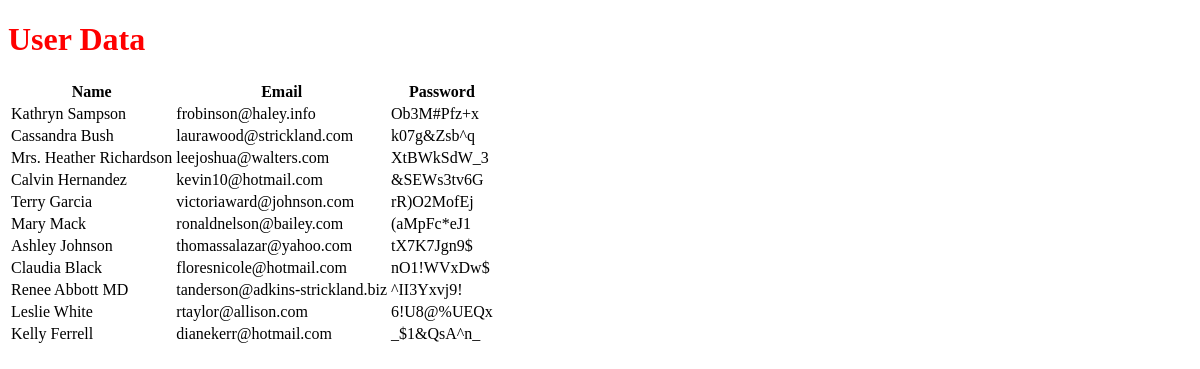
Page /second_app/user_data/ on the earlier database version.
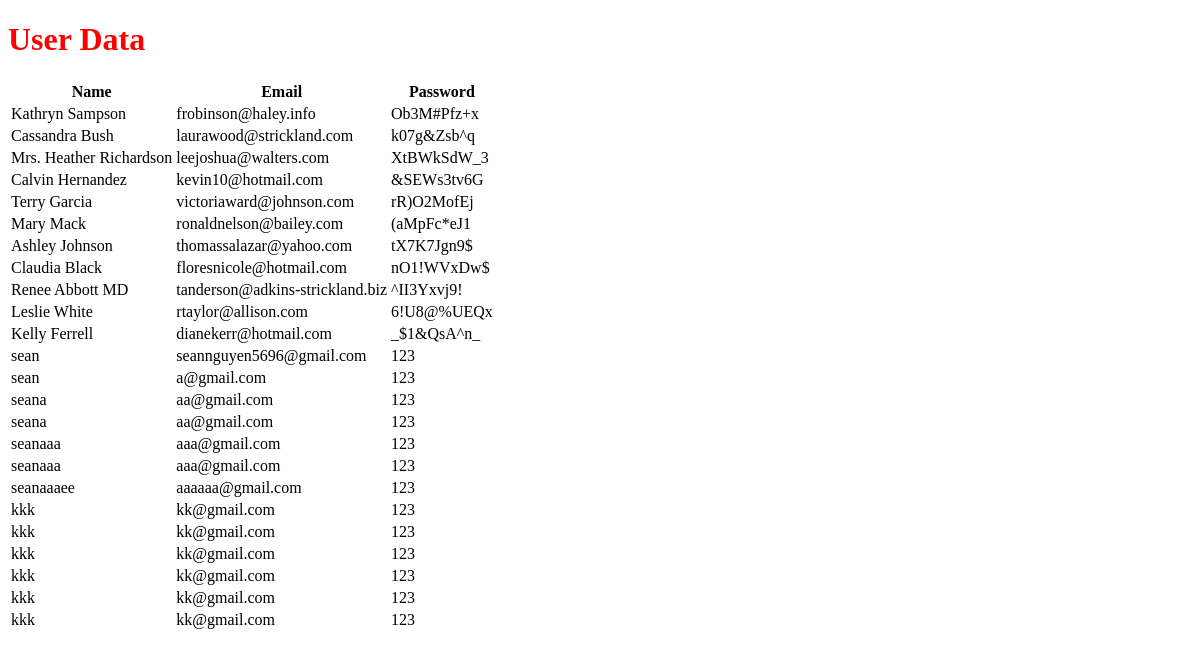
Same page on the later database version.
### second_app/models.py (models this page shows)
class User(models.Model):
    name = models.CharField(max_length=264)
    email = models.EmailField()
    password = models.CharField(max_length=10)

### second_app/views.py (the view)
# urls.py: path('user_data/',views.user_data,name='user_data'),
def user_data(request):
    user_info = User.objects.all()
    return render(request,'second_app/user_data.html',{'user_info':user_info})

### templates/second_app/user_data.html (shortened to what this page needs)
<!DOCTYPE html>
{% load staticfiles %}
<html>
  <head>
    <link rel="stylesheet" href="{% static "css/mystyle.css" %}">
  </head>
  <body>
    <h1> User Data </h1>
    {% if user_info %}
      <div class="">
        <table>
          <thead>
            <th>Name</th>
            <th>Email</th>
            <th>Password</th>
          </thead>
          {% for user in user_info %}
            <tr>
              <td>{{user.name}}</td>
              <td>{{user.email}}</td>
              <td>{{user.password}}</td>
            </tr>
          {% endfor %}
        </table>
      </div>
    {% else %}
    <p>NO DATA</p>
    {%endif%}
  </body>
</html>

### static/css/mystyle.css (style rules this page uses)
h1 { color:red; }

Differences in the rows shown:
added User: name "sean", email "seannguyen5696@gmail.com", password "123"
added User: name "sean", email "a@gmail.com", password "123"
added User: name "seana", email "aa@gmail.com", password "123"
added User: name "seana", email "aa@gmail.com", password "123"
added User: name "seanaaa", email "aaa@gmail.com", password "123"
added User: name "seanaaa", email "aaa@gmail.com", password "123"
added User: name "seanaaaee", email "aaaaaa@gmail.com", password "123"
added User: name "kkk", email "kk@gmail.com", password "123"
added User: name "kkk", email "kk@gmail.com", password "123"
added User: name "kkk", email "kk@gmail.com", password "123"
added User: name "kkk", email "kk@gmail.com", password "123"
added User: name "kkk", email "kk@gmail.com", password "123"
added User: name "kkk", email "kk@gmail.com", password "123"
